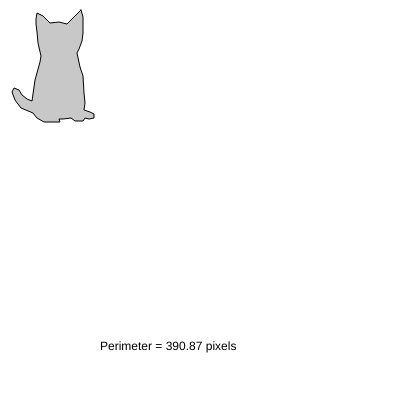
Frame 1 (no input)
Frame 2 (the mouse pressed at the canvas centre, redrawn once): identical to frame 1, image omitted

The p5.js sketch that drew this single still picture (run headless with seeded random() and noise() and a simulated clock; the mouse was pressed at the canvas centre and the sketch redrawn once):

// p5.js sketch
// ── sketch.js
let x = [
  81,
  83,
  83,
  83,
  83,
  82,
  79,
  77,
  80,
  83,
  84,
  85,
  84,
  90,
  94,
  94,
  89,
  85,
  83,
  75,
  71,
  63,
  59,
  60,
  44,
  37,
  33,
  21,
  15,
  12,
  14,
  19,
  22,
  27,
  32,
  35,
  40,
  41,
  38,
  37,
  36,
  36,
  37,
  43,
  50,
  59,
  67,
  71,
];

let y = [
  10,
  17,
  22,
  27,
  33,
  41,
  49,
  53,
  67,
  76,
  93,
  103,
  110,
  112,
  114,
  118,
  119,
  118,
  121,
  121,
  118,
  119,
  119,
  122,
  122,
  118,
  113,
  108,
  100,
  92,
  88,
  90,
  95,
  99,
  101,
  80,
  62,
  56,
  43,
  32,
  24,
  19,
  13,
  16,
  23,
  22,
  24,
  20,
];

let perimeter

function setup() {
  createCanvas(400, 400);
  noLoop()
}

function draw() {
  perimeter = 0
  background(255);
  stroke(0);
  fill(200);
  beginShape();
  for (let i = 0; i < x.length; i++) {
    vertex(x[i], y[i]);
  }
  endShape(CLOSE);
  
  for (let i = 0; i < x.length - 1; i++) {
    perimeter += dist(x[i],y[i],x[i+1],y[i+1])
  }
  // add last distance back to start point
  perimeter += dist(x[x.length - 1], y[x.length - 1], x[0], y[0])
  noStroke()
  fill(0)
  text("Perimeter = " + perimeter.toFixed(2) + " pixels", width/4, height * 7/8)
}
